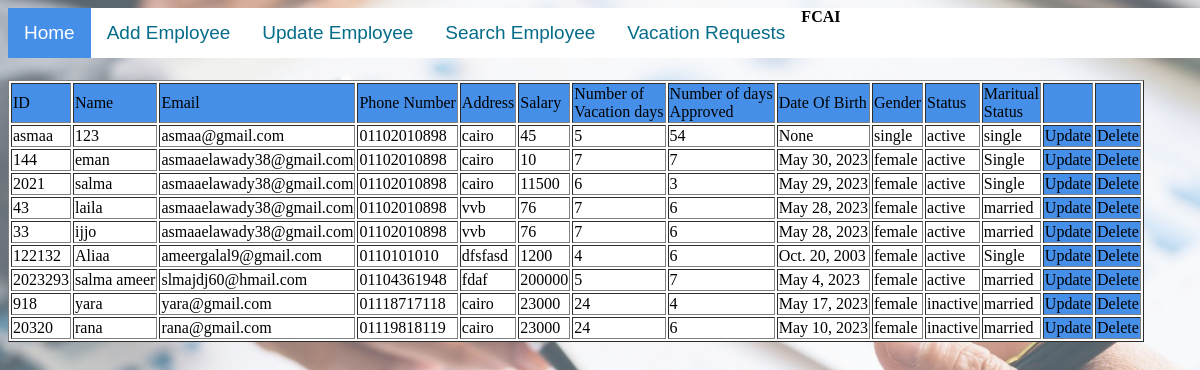
The app's page /table, older data.
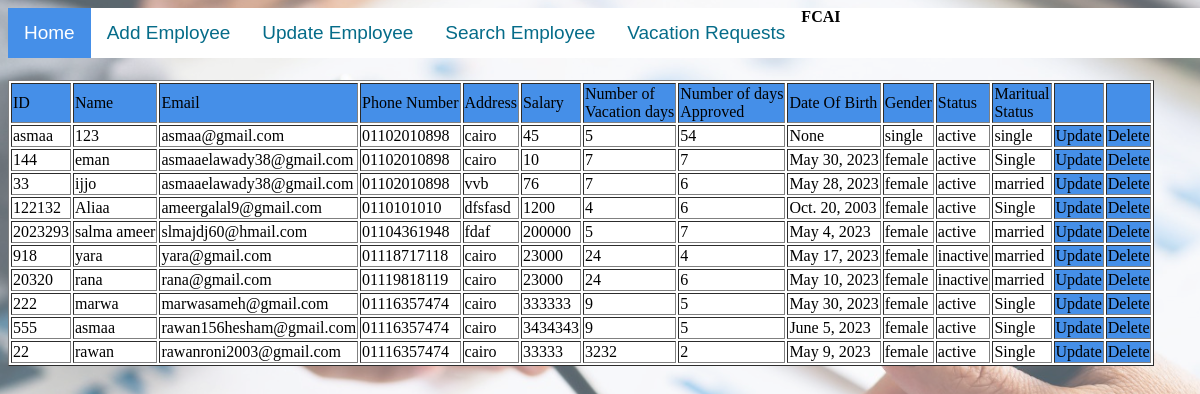
The same page, newer data.
### HR/models.py (models this page shows)
class RegisterForm(models.Model):
    gndr=[
        ('Male','M'),('Female','F'),
        ]
    ms=[
        ('Single','Single'),('Married','Married'),
        ]
    stats=[
        ('Active','Active'),
        ('Inactive','Inactive'),
    ]
    EmployeeID = models.CharField(max_length=100,primary_key=True)
    EmployeeName = models.CharField(max_length=100)
    email = models.EmailField(max_length=100)
    phone = models.CharField(max_length=100)
    Addres = models.CharField(max_length=100)
    Salary = models.CharField(max_length=100)
    NumberVacation = models.IntegerField()
    NumberApprovedVacation = models.IntegerField()
    Date = models.DateField()
    Gender = models.CharField(max_length=8,choices=gndr)
    Status = models.CharField(max_length=8,choices=stats)
    MARITALSTATUE = models.CharField(max_length=8,choices=ms)

### HR/views.py (the view)
# urls.py: path('table',views.table,name='table'),
def table(request):
  mymembers = RegisterForm.objects.all().values()
  template = loader.get_template('table.html')
  context = {
    'mymembers': mymembers,
  }
  return HttpResponse(template.render(context, request))

### HR/templates/table.html (shortened to what this page needs)
{% include 'navbar.html' %}
{% load static %}
<link rel="stylesheet" href="{% static 'css/table.css' %}">
<body>
{% block content %}
<table border="1" id="table">
<tr class = "header">
<td class = "header">ID</td>
<td class = "header">Name</td>
<td class = "header">Email</td>
<td class = "header">Phone Number</td>
<td class = "header">Address</td>
<td class = "header">Salary</td>
<td class = "header">Number of <br> Vacation days</td>
<td class = "header">Number of days <br> Approved</td>
<td class = "header">Date Of Birth</td>
<td class = "header"> Gender</td>
<td class = "header">Status</td>
<td class = "header">Maritual <br> Status</td>
<td class = "header"></td>
<td class="header"></td>
</tr>
{% for x in mymembers %}
<tr>
<td>{{ x.EmployeeID }}</td>
<td>{{ x.EmployeeName }}</td>
<td>{{ x.email }}</td>
<td>{{ x.phone }}</td>
<td>{{ x.Addres }}</td>
<td>{{ x.Salary }}</td>
<td>{{ x.NumberVacation }}</td>
<td>{{ x.NumberApprovedVacation }}</td>
<td>{{ x.Date }}</td>
<td>{{ x.Gender }}</td>
<td>{{ x.Status }}</td>
<td>{{ x.MARITALSTATUE }}</td>
<td class="btn"><a href="update/{{ x.EmployeeID }}" class="link">Update </a></td>
<td class="btn"><a href="delete/{{ x.EmployeeID }}" class="link"  onclick="confirmDelete()">Delete</a></td>
</tr>
{% endfor %}
</table>
</body>
{% endblock content %}

Row changes from the older to the newer data that the page shows:
removed RegisterForm: EmployeeID "2021", EmployeeName "salma", email "asmaaelawady38@gmail.com", phone "01102010898", Addres "cairo", Salary "11500", NumberVacation "6", NumberApprovedVacation "3", Date "May 29, 2023", Gender "female", Status "active", MARITALSTATUE "Single"
removed RegisterForm: EmployeeID "43", EmployeeName "laila", email "asmaaelawady38@gmail.com", phone "01102010898", Addres "vvb", Salary "76", NumberVacation "7", NumberApprovedVacation "6", Date "May 28, 2023", Gender "female", Status "active", MARITALSTATUE "married"
added RegisterForm: EmployeeID "222", EmployeeName "marwa", email "marwasameh@gmail.com", phone "01116357474", Addres "cairo", Salary "333333", NumberVacation "9", NumberApprovedVacation "5", Date "May 30, 2023", Gender "female", Status "active", MARITALSTATUE "Single"
added RegisterForm: EmployeeID "555", EmployeeName "asmaa", email "rawan156hesham@gmail.com", phone "01116357474", Addres "cairo", Salary "3434343", NumberVacation "9", NumberApprovedVacation "5", Date "June 5, 2023", Gender "female", Status "active", MARITALSTATUE "Single"
added RegisterForm: EmployeeID "22", EmployeeName "rawan", email "rawanroni2003@gmail.com", phone "01116357474", Addres "cairo", Salary "33333", NumberVacation "3232", NumberApprovedVacation "2", Date "May 9, 2023", Gender "female", Status "active", MARITALSTATUE "Single"
